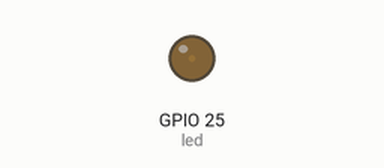
Simulated run of this sketch. Board: ESP32. Shown: output pins drawn as LEDs (lit = HIGH). What the sketch prints to the serial monitor is not drawn.

Above: at 0.05 s.
At 1.2 s:
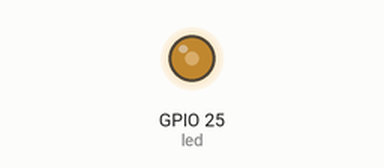
At 2.35 s:
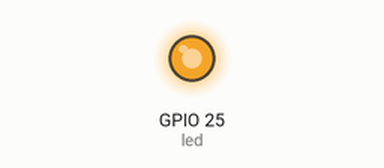
At 4.65 s:
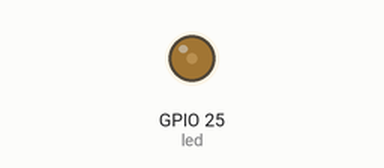
Timing chart, 0 to 6.8 s (numbered marks = the images above):
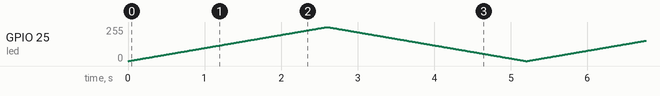

The sketch:

esp32_led_pwm.ino
```cpp
// ESP32 Led PWM Tutorial

const int led = 25;

int pwm = 0;

void setup()
{
  Serial.begin(115200);
  Serial.println("Led-PWM");

  pinMode(led, OUTPUT);
}

void loop()
{
  for (pwm = 0; pwm <= 255; pwm++)
  {
    analogWrite(led, pwm);
    delay(10);
    Serial.print("Led brightness value: ");
    Serial.println(pwm);
  }
  for (pwm = 255; pwm >= 0; pwm--)
  {
    analogWrite(led, pwm);
    delay(10);
    Serial.print("Led brightness value: ");
    Serial.println(pwm);
  }


}
```
